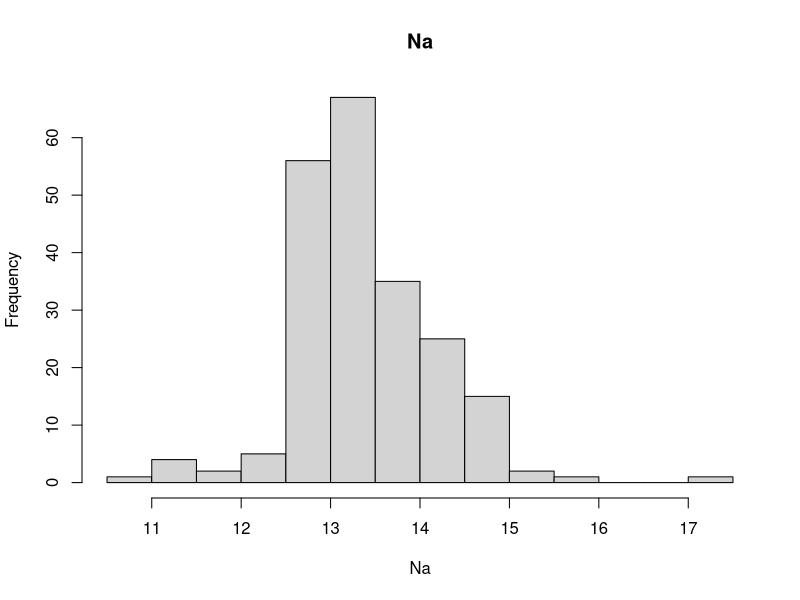
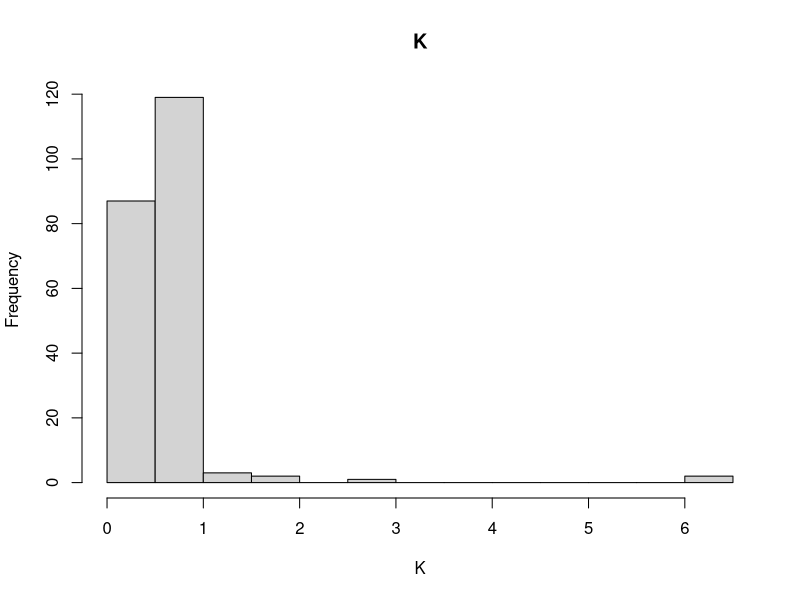
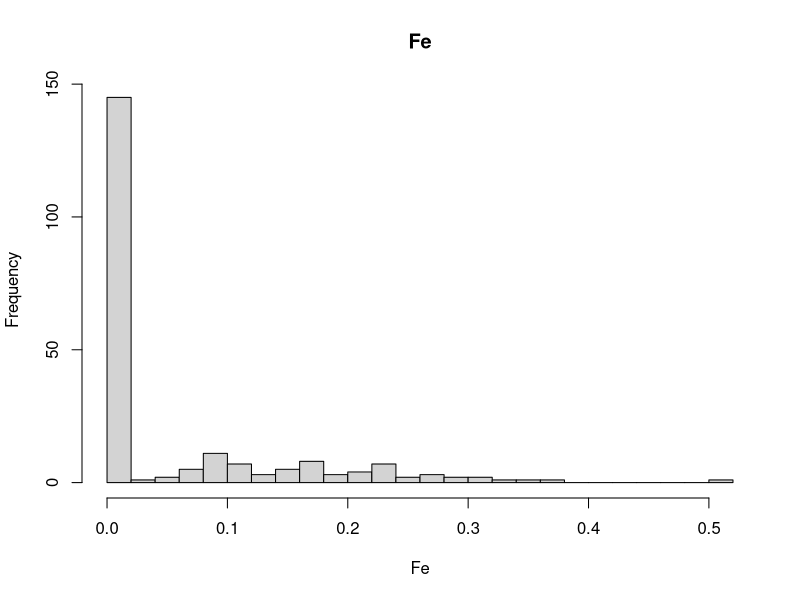
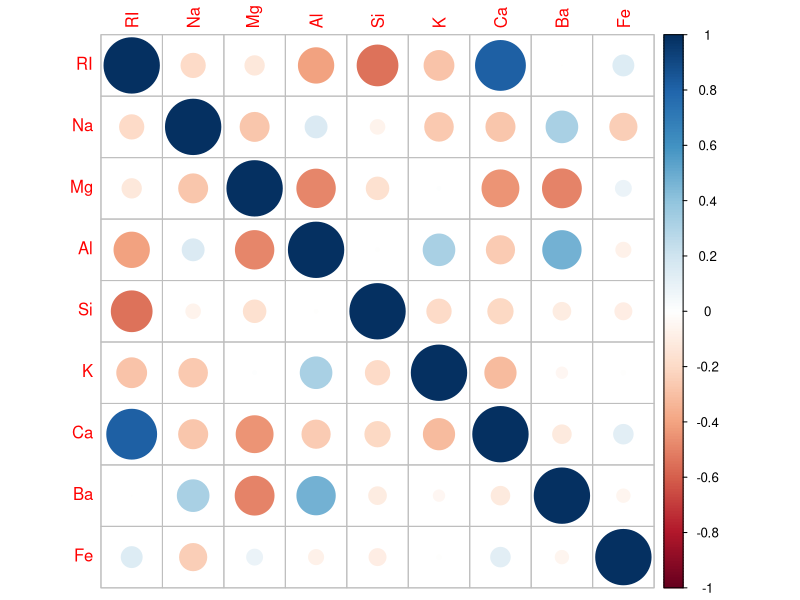
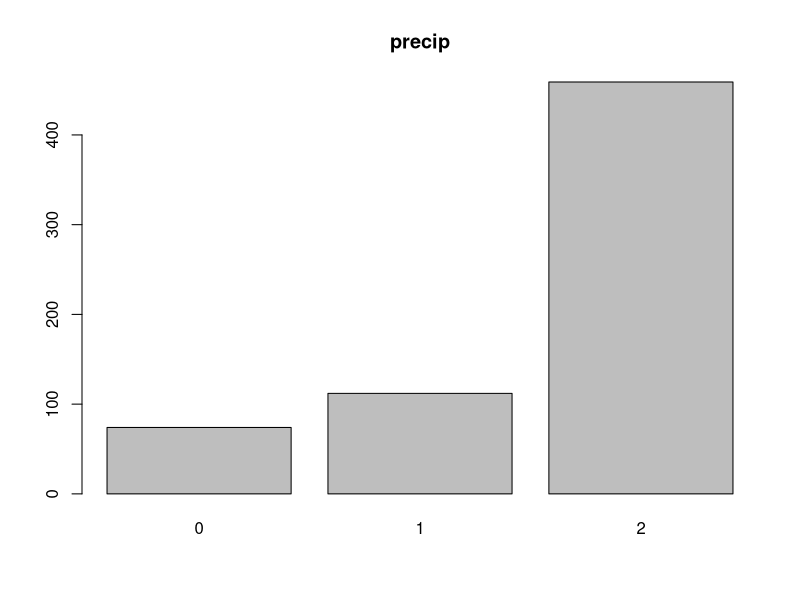
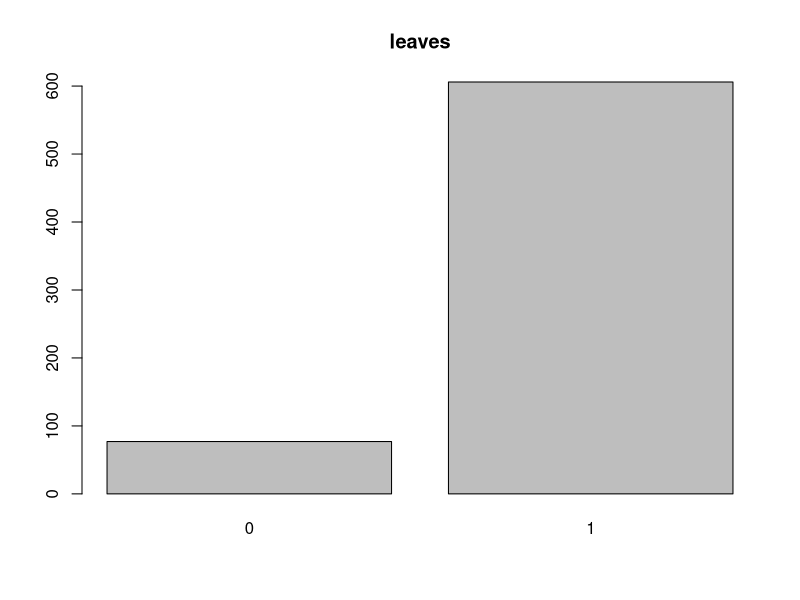
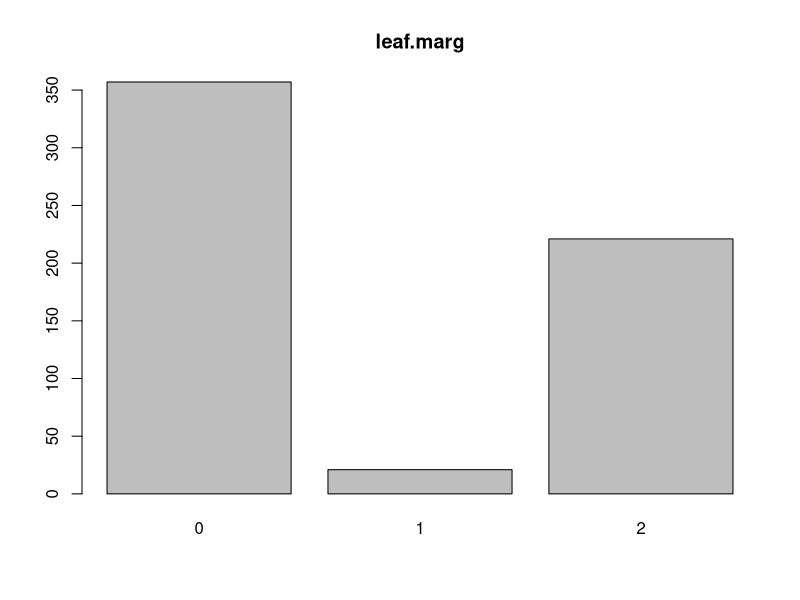
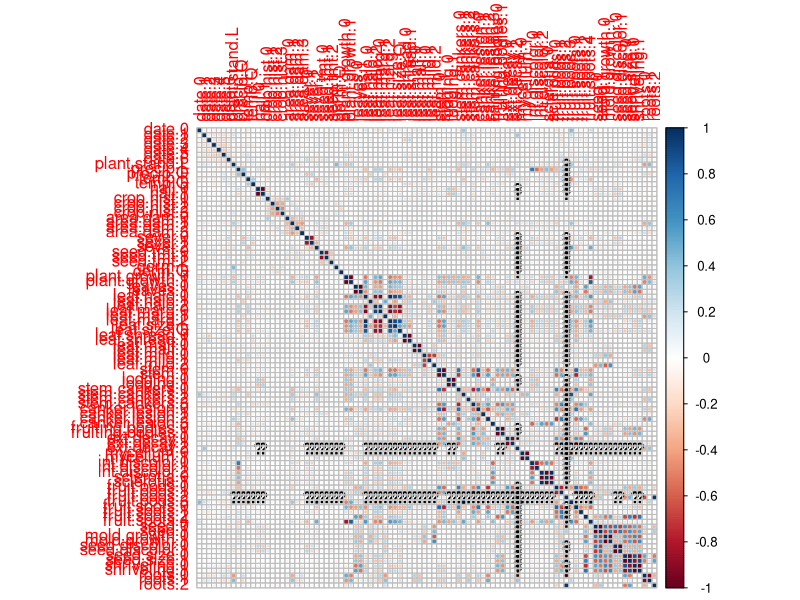

Reproduce these figures in R, in order. (Note: this script raises an error after producing the figures.)
## ---- chunk 1
knitr::opts_chunk$set(echo = TRUE)

loadPkg <- function(x) {
  if(!require(x, character.only = T)) install.packages(x, dependencies = T, repos = "http://cran.us.r-project.org")
  require(x, character.only = T)
}

loadPkg("mlbench")
data(Glass)
str(Glass)
## ---- chunk 2
#predictor distributions.  examples.
for(i in c(2, 6, 9)){
  hist(Glass[,i], main = names(Glass)[i], xlab = names(Glass)[i], breaks = 20)
}
## ---- chunk 3
#relationships between predictors
loadPkg("corrplot")
correlations <- cor(Glass[,1:9])
corrplot(correlations)

## ---- chunk 4
loadPkg("mlbench")
data(Soybean)
## ---- chunk 5
#frequency distributions.  examples
for(i in c(4,13,15)){
  plot(Soybean[,i], main = names(Soybean)[i])
}

## ---- chunk 6
#summary.  show missing value counts
summary(Soybean[,2:36])
## ---- chunk 7
#collinearity
loadPkg("caret")
soy_dummy_model <-dummyVars(~., data=Soybean[,2:36])
soy_dummy <-predict(soy_dummy_model, Soybean[,2:36])
soy_dummy<-data.frame(soy_dummy)

#correlation plot
corr_soy<- cor(soy_dummy, use = "pairwise.complete.obs")
corrplot(corr_soy)
  
## ---- chunk 8
loadPkg("dplyr")

#get counts of NAs
df_na <-c()
for(i in 2:36){
  name <- names(Soybean)[i]
  count <-sum(is.na(Soybean[,i]))
  row <-c(name, count)
  df_na <- rbind(df_na, row)
}
df_na <- data.frame(df_na, row.names = NULL, stringsAsFactors = FALSE)
names(df_na)<-c("Variable", "NA_Count")
df_na$NA_Count <- as.integer(df_na$NA_Count)
head(arrange(df_na, desc(NA_Count)), n=10)

#hist
hist(df_na$NA_Count, breaks = 10)

## ---- chunk 9
#get NAs by class
Soybean_NA <-is.na(Soybean)
Soybean_NA[Soybean_NA==TRUE] <-1
Soybean_NA <- data.frame(Soybean_NA)
Soybean_NA$Class <- as.character(Soybean$Class)

#group to get count of NAs per column by class value
Soybean_NA_grouped <- Soybean_NA %>% group_by(Class) %>%
  summarise_all(funs(sum(.)))
Soybean_NA_grouped

## ---- chunk 10
#calculate totals of NAs by class
totals <-rowSums(Soybean_NA_grouped[,2:36])
Soybean_NA_totals <- data.frame(cbind(Soybean_NA_grouped$Class, totals), stringsAsFactors = FALSE)
names(Soybean_NA_totals) <-c("Class","Totals")
Soybean_NA_totals$Totals <- as.integer(Soybean_NA_totals$Totals)
head(arrange(Soybean_NA_totals, desc(Totals)), n=10)

## ---- chunk 11
#counts of rows by class
summary(Soybean$Class)
## ---- chunk 12
#https://cran.r-project.org/web/packages/VIM/VIM.pdf
loadPkg("VIM")

#show incomplete cases
Soybean[which(!complete.cases(Soybean))[0:5],]

#impute
Soybean_impute <- kNN(Soybean,  useImputedDist = FALSE, imp_var = FALSE)
Soybean_impute[which(!complete.cases(Soybean))[0:5],]

## ---- chunk 13
#impute -1
Soybean_impute_Neg1 <- Soybean
Soybean_impute_Neg1 <- data.frame(lapply(Soybean_impute_Neg1, as.character), stringsAsFactors = FALSE)
Soybean_impute_Neg1[is.na(Soybean_impute_Neg1)] <- "-1"

#compare
Soybean_impute_Neg1[which(!complete.cases(Soybean))[0:5],]

